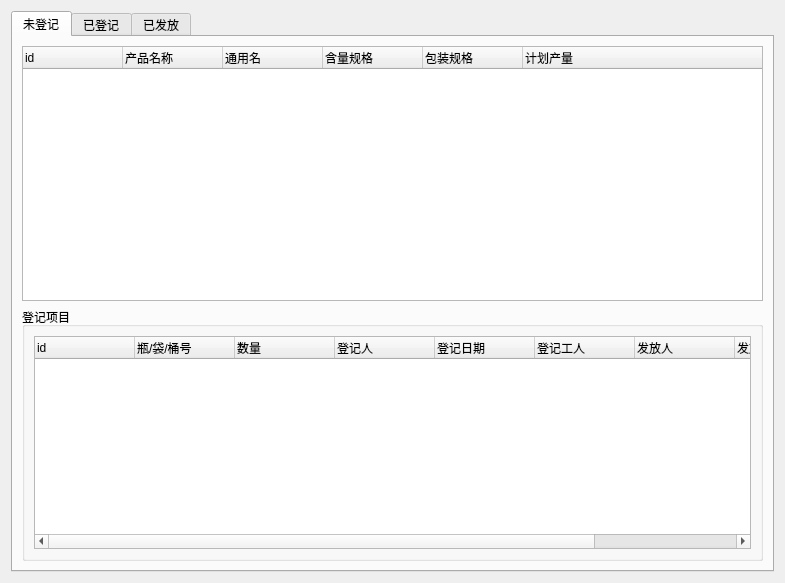
<?xml version="1.0" encoding="UTF-8"?>
<ui version="4.0">
 <class>Form</class>
 <widget class="QWidget" name="Form">
  <property name="geometry">
   <rect>
    <x>0</x>
    <y>0</y>
    <width>785</width>
    <height>583</height>
   </rect>
  </property>
  <property name="windowTitle">
   <string>Form</string>
  </property>
  <layout class="QGridLayout" name="gridLayout">
   <item row="0" column="0">
    <widget class="QTabWidget" name="tabWidget">
     <property name="currentIndex">
      <number>0</number>
     </property>
     <widget class="QWidget" name="tab_0">
      <attribute name="title">
       <string>未登记</string>
      </attribute>
      <layout class="QGridLayout" name="gridLayout_2">
       <item row="0" column="0">
        <widget class="QTreeWidget" name="treeWidget_prodlist">
         <column>
          <property name="text">
           <string>id</string>
          </property>
         </column>
         <column>
          <property name="text">
           <string>产品名称</string>
          </property>
         </column>
         <column>
          <property name="text">
           <string>通用名</string>
          </property>
         </column>
         <column>
          <property name="text">
           <string>含量规格</string>
          </property>
         </column>
         <column>
          <property name="text">
           <string>包装规格</string>
          </property>
         </column>
         <column>
          <property name="text">
           <string>计划产量</string>
          </property>
         </column>
        </widget>
       </item>
       <item row="1" column="0">
        <widget class="QGroupBox" name="groupBox">
         <property name="title">
          <string>登记项目</string>
         </property>
         <layout class="QGridLayout" name="gridLayout_3">
          <item row="0" column="0">
           <widget class="QTreeWidget" name="treeWidget_midprodlist">
            <property name="contextMenuPolicy">
             <enum>Qt::CustomContextMenu</enum>
            </property>
            <property name="selectionMode">
             <enum>QAbstractItemView::ExtendedSelection</enum>
            </property>
            <column>
             <property name="text">
              <string>id</string>
             </property>
            </column>
            <column>
             <property name="text">
              <string>瓶/袋/桶号</string>
             </property>
            </column>
            <column>
             <property name="text">
              <string>数量</string>
             </property>
            </column>
            <column>
             <property name="text">
              <string>登记人</string>
             </property>
            </column>
            <column>
             <property name="text">
              <string>登记日期</string>
             </property>
            </column>
            <column>
             <property name="text">
              <string>登记工人</string>
             </property>
            </column>
            <column>
             <property name="text">
              <string>发放人</string>
             </property>
            </column>
            <column>
             <property name="text">
              <string>发放日期</string>
             </property>
            </column>
            <column>
             <property name="text">
              <string>领取工人</string>
             </property>
            </column>
           </widget>
          </item>
         </layout>
        </widget>
       </item>
      </layout>
     </widget>
     <widget class="QWidget" name="tab_1">
      <attribute name="title">
       <string>已登记</string>
      </attribute>
     </widget>
     <widget class="QWidget" name="tab_2">
      <attribute name="title">
       <string>已发放</string>
      </attribute>
     </widget>
    </widget>
   </item>
  </layout>
 </widget>
 <resources/>
 <connections/>
</ui>
